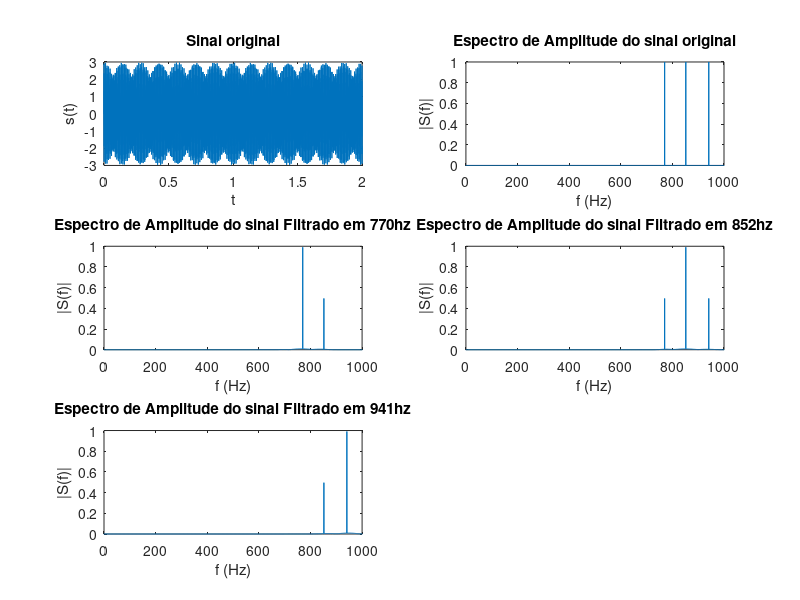

This figure's MATLAB source:
clear all; close all; clc;
M = 301;


% Primeiro Filtro 
Omega_c1 = 697;
Omega_c2 = 852;

% Segundo Filtro
Omega_c3 = 770;
Omega_c4 = 941;

% Terceiro Filtro
Omega_c5 = 852;
Omega_c6 = 1209;

Omega_s = 8000;

wc1 = Omega_c1*2*pi/Omega_s;
wc2 = Omega_c2*2*pi/Omega_s;

wc3 = Omega_c3*2*pi/Omega_s;
wc4 = Omega_c4*2*pi/Omega_s;

wc5 = Omega_c5*2*pi/Omega_s;
wc6 = Omega_c6*2*pi/Omega_s;

%% Resposta ao impulso do filtro ideal h[n]
n = [-1*((M-1)/2):(M-1)/2];
h_n = ((sin(wc2.*n) - sin(wc1.*n))./(pi.*n)); %resposta ao impulso para ≠0
h_n(((M-1)/2)+1) = (wc2 - wc1)/pi; %resposta ao impulso para n=0

h_n2 = ((sin(wc4.*n) - sin(wc3.*n))./(pi.*n)); %resposta ao impulso para ≠0
h_n2(((M-1)/2)+1) = (wc4 - wc3)/pi; %resposta ao impulso para n=0

h_n3 = ((sin(wc6.*n) - sin(wc5.*n))./(pi.*n)); %resposta ao impulso para ≠0
h_n3(((M-1)/2)+1) = (wc6 - wc5)/pi; %resposta ao impulso para n=0


w_hamm = 0.54 + 0.46*cos(2*n.*pi/(M));%coeficientes da janela de hamming
w_hann = 0.5 + 0.5*cos(2*n.*pi/(M));%coeficientes da janela de hanning
w_black = 0.42+0.5*cos(2*n.*pi/(M))+0.08*cos(4*n.*pi/(M)); %coeficientes da janela de blackman

h_ret = h_n;

h_hamm1 = w_hamm.*h_n;
h_hann1 = w_hann.*h_n;
h_black1 = w_black.*h_n;

h_hamm2 = w_hamm.*h_n2;
h_hann2 = w_hann.*h_n2;
h_black2 = w_black.*h_n2;

h_hamm3 = w_hamm.*h_n3;
h_hann3 = w_hann.*h_n3;
h_black3 = w_black.*h_n3;

%% Sinal
tmin = 0;
tmax = 2;
Fs=8000;
Ts=1/Fs;

L=(tmax-tmin)/Ts;
t=tmin:Ts:tmax-Ts;

s = sin(2*pi*770*t) + sin(2*pi*852*t) + sin(2*pi*941*t);
S = fft(s);
S = abs(2*S/L);
S = fftshift(S);
freq = Fs*(-(L/2):(L/2)-1)/L;


%% Gráficos do sinal
figure(1)
subplot(3,2,1),plot(t,s);
title('Sinal original')
xlabel('t')
ylabel('s(t)')
subplot(3,2,2),plot(freq,S)
title('Espectro de Amplitude do sinal original')
xlabel('f (Hz)')
ylabel('|S(f)|')
xlim([0 1000])

s_f_h_ret = filter(h_black1,1,s);
S_F_h_ret = fft(s_f_h_ret);
S_F_h_ret = abs(2*S_F_h_ret/L);
S_F_h_ret = fftshift(S_F_h_ret);

subplot(3,2,3),plot(freq,S_F_h_ret)
title('Espectro de Amplitude do sinal Filtrado em 770hz')
xlabel('f (Hz)')
ylabel('|S(f)|')
xlim([0 1000])

s_f_h_ret2 = filter(h_black2,1,s);
S_F_h_ret2 = fft(s_f_h_ret2);
S_F_h_ret2 = abs(2*S_F_h_ret2/L);
S_F_h_ret2 = fftshift(S_F_h_ret2);

subplot(3,2,4),plot(freq,S_F_h_ret2)
title('Espectro de Amplitude do sinal Filtrado em 852hz')
xlabel('f (Hz)')
ylabel('|S(f)|')
xlim([0 1000])


s_f_h_ret3 = filter(h_black3,1,s);
S_F_h_ret3 = fft(s_f_h_ret3);
S_F_h_ret3 = abs(2*S_F_h_ret3/L);
S_F_h_ret3 = fftshift(S_F_h_ret3);

subplot(3,2,5),plot(freq,S_F_h_ret3)
title('Espectro de Amplitude do sinal Filtrado em 941hz')
xlabel('f (Hz)')
ylabel('|S(f)|')
xlim([0 1000])
